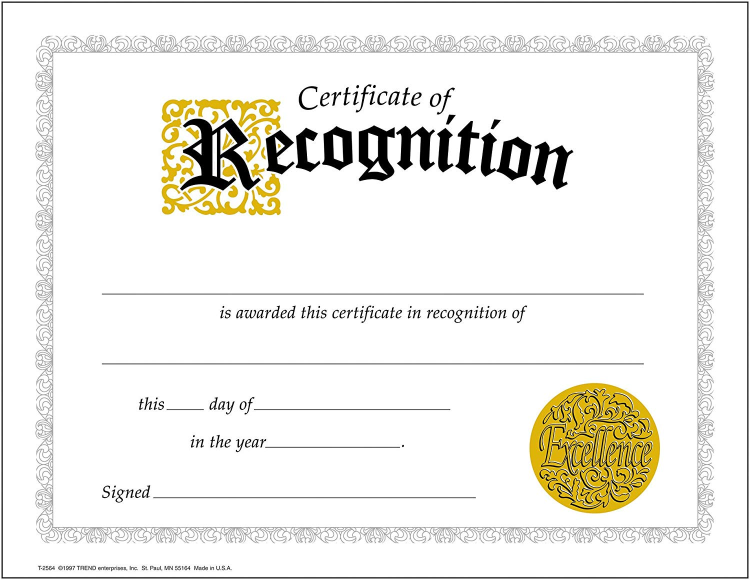
#> input picture services/Sertificat_base.jpg, 1500 x 1160 px (shown at 1/2 size)
$ python app.py
#> lines starting #> are read from the running program, lines starting #| are printed output that depends on the picture
from PIL import Image
from PIL import ImageDraw
from PIL import ImageFont

print('Введите имя: ')
name = input()
#> the answer given: services/Sertificat_base.jpg

print('Введите номер сертификата: ')
number = input()

input_image_path = 'services/Sertificat_base.jpg'
output_image_path = f'Sertificats/{name}_{number}.jpg'

position_name = (550, 530)
position_number = (550, 770)


def nameRight(input_image_path, output_image_path, name, position_name, position_number):
#> called with input_image_path = 'services/Sertificat_base.jpg', name = 'services/Sertificat_base.jpg', position_name = (550, 530), position_number = (550, 770)
    photo = Image.open(input_image_path)
#> photo is the input picture: PIL image 1500x1160 RGB; mean R, G, B 239.6, 238.3, 232.9
    """ Open img"""
    drawing = ImageDraw.Draw(photo)
    """make the image editable"""
    color = (255, 0, 0)
    """ FontColor"""
    font = ImageFont.truetype('services/font/MyriadPro-Light.ttf', 60)
    """ Font & Size"""
    drawing.text(position_name, name, color, font=font)
    """ Record Name in sertificat"""
    drawing.text(position_number, number, color, font=font)
    """ Record Number in Sertificate"""
    # photo.show()
    """Demonstrate resultgit remote add origin https://github.com/KYONY/Python-Pillow.git"""
    photo.save(output_image_path)
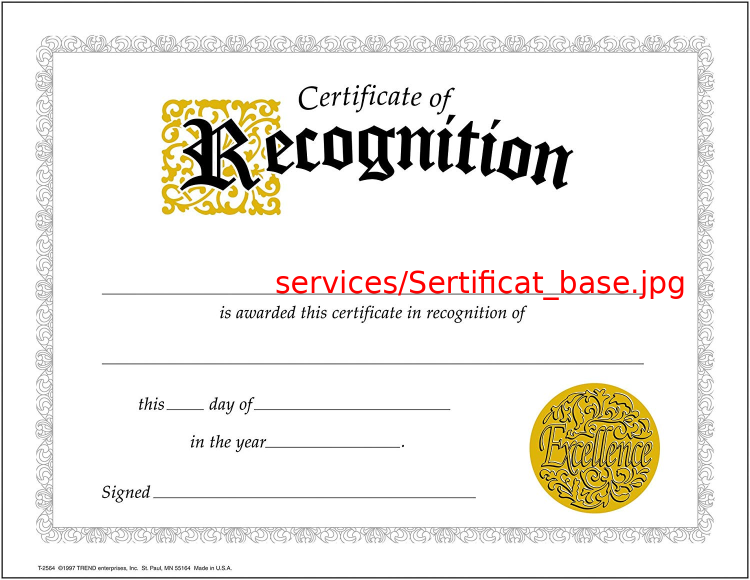
#> saved as Sertificat_base.jpg_.jpg: PIL image 1500x1160 RGB (shown at 1/2 size); mean R, G, B 239.6, 236.8, 231.3
    """Saving result"""
    return print('Создание сертификата завершено')


if __name__ == '__main__':
    nameRight(input_image_path, output_image_path, name, position_name, position_number)
